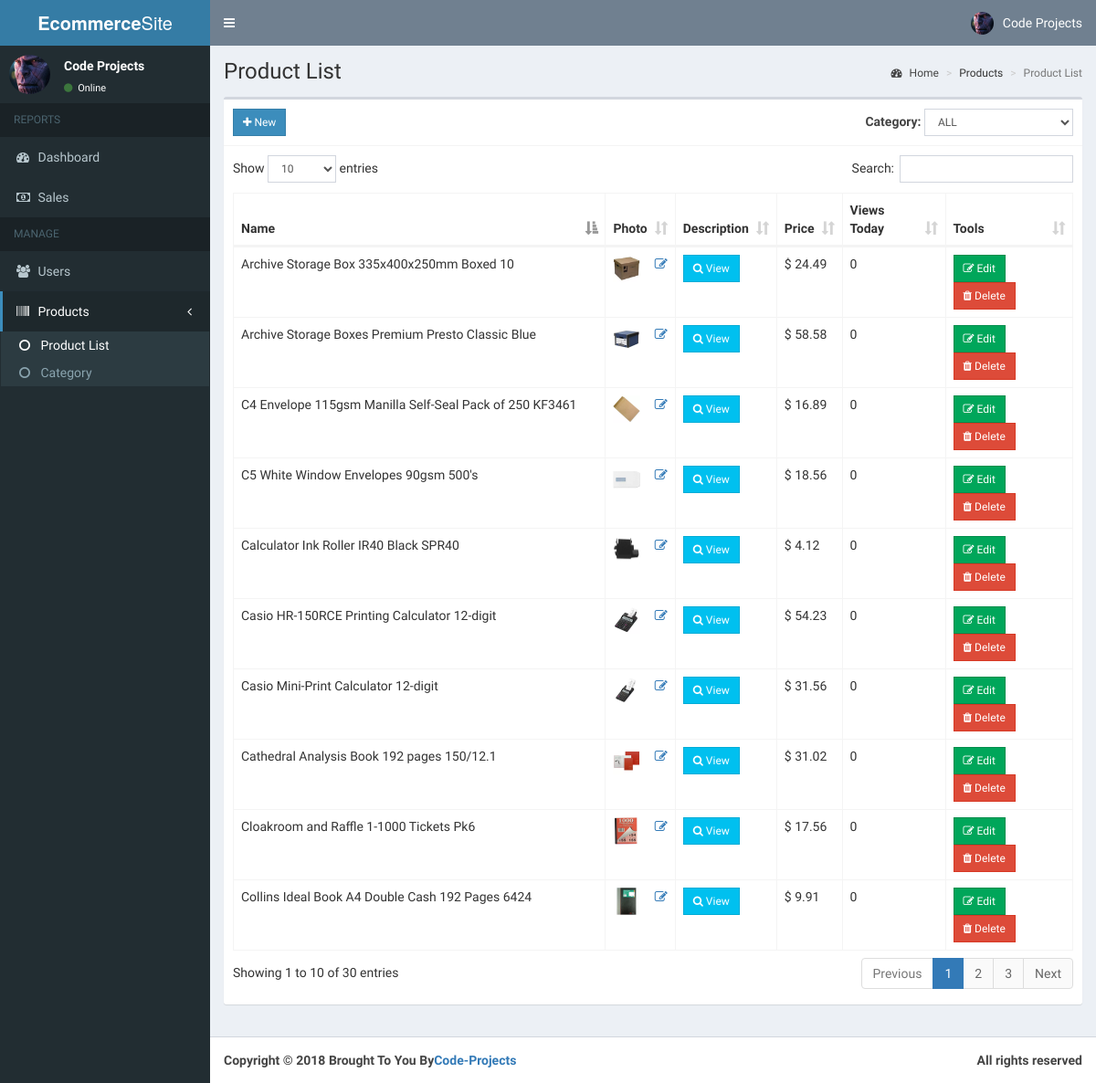
/admin/products.php (signed in), run on the app's committed database.
### tables this page shows
CREATE TABLE `users` (
  `id` int(11) NOT NULL,
  `email` varchar(200) NOT NULL,
  `password` varchar(60) NOT NULL,
  `type` int(1) NOT NULL,
  `firstname` varchar(50) NOT NULL,
  `lastname` varchar(50) NOT NULL,
  `address` text NOT NULL,
  `contact_info` varchar(100) NOT NULL,
  `photo` varchar(200) NOT NULL,
  `status` int(1) NOT NULL,
  `activate_code` varchar(15) NOT NULL,
  `reset_code` varchar(15) NOT NULL,
  `created_on` date NOT NULL
);

CREATE TABLE `products` (
  `id` int(11) NOT NULL,
  `category_id` int(11) NOT NULL,
  `name` text NOT NULL,
  `description` text NOT NULL,
  `slug` varchar(200) NOT NULL,
  `price` double NOT NULL,
  `photo` varchar(200) NOT NULL,
  `date_view` date NOT NULL,
  `counter` int(11) NOT NULL
);

### admin/includes/session.php (called while the page is built, shortened)
<?php
	include '../includes/conn.php';
	$conn = $pdo->open();
	$stmt = $conn->prepare("SELECT * FROM users WHERE id=:id");
	$stmt->execute(['id'=>$_SESSION['admin']]);
	$admin = $stmt->fetch();
?>

### admin/products.php (the view, shortened to what this page needs)
<?php include 'includes/session.php'; ?>
<?php
  $where = '';
?>
<?php include 'includes/header.php'; ?>
<body class="hold-transition skin-blue sidebar-mini">
<div class="wrapper">
  <?php include 'includes/navbar.php'; ?>
  <?php include 'includes/menubar.php'; ?>
  <div class="content-wrapper">
    <section class="content-header">
      <h1>
        Product List
      </h1>
      <ol class="breadcrumb">
        <li><a href="#"><i class="fa fa-dashboard"></i> Home</a></li>
        <li>Products</li>
        <li class="active">Product List</li>
      </ol>
    </section>
    <section class="content">
      <div class="row">
        <div class="col-xs-12">
          <div class="box">
            <div class="box-header with-border">
              <a href="#addnew" data-toggle="modal" class="btn btn-primary btn-sm btn-flat" id="addproduct"><i class="fa fa-plus"></i> New</a>
              <div class="pull-right">
                <form class="form-inline">
                  <div class="form-group">
                    <label>Category: </label>
                    <select class="form-control input-sm" id="select_category">
                      <option value="0">ALL</option>
                    </select>
                  </div>
                </form>
              </div>
            </div>
            <div class="box-body">
              <table id="example1" class="table table-bordered">
                <thead>
                  <th>Name</th>
                  <th>Photo</th>
                  <th>Description</th>
                  <th>Price</th>
                  <th>Views Today</th>
                  <th>Tools</th>
                </thead>
                <tbody>
                  <?php
                    $conn = $pdo->open();
                    try{
                      $now = date('Y-m-d');
                      $stmt = $conn->prepare("SELECT * FROM products $where");
                      $stmt->execute();
                      foreach($stmt as $row){
                        $image = (!empty($row['photo'])) ? '../images/'.$row['photo'] : '../images/noimage.jpg';
                        $counter = ($row['date_view'] == $now) ? $row['counter'] : 0;
                        echo "
                          <tr>
                            <td>".$row['name']."</td>
                            <td>
                              <img src='".$image."' height='30px' width='30px'>
                              <span class='pull-right'><a href='#edit_photo' class='photo' data-toggle='modal' data-id='".$row['id']."'><i class='fa fa-edit'></i></a></span>
                            </td>
                            <td><a href='#description' data-toggle='modal' class='btn btn-info btn-sm btn-flat desc' data-id='".$row['id']."'><i class='fa fa-search'></i> View</a></td>
                            <td>&#36; ".number_format($row['price'], 2)."</td>
                            <td>".$counter."</td>
                            <td>
                              <button class='btn btn-success btn-sm edit btn-flat' data-id='".$row['id']."'><i class='fa fa-edit'></i> Edit</button>
                              <button class='btn btn-danger btn-sm delete btn-flat' data-id='".$row['id']."'><i class='fa fa-trash'></i> Delete</button>
                            </td>
                          </tr>
                        ";
                      }
                    }
                    catch(PDOException $e){
                      echo $e->getMessage();
                    }
                  ?>
                </tbody>
              </table>
            </div>
          </div>
        </div>
      </div>
    </section>
  </div>
  	<?php include 'includes/footer.php'; ?>
</div>
</body>
</html>

### admin/includes/navbar.php (shortened to what this page needs)
<header class="main-header">
  <a href="#" class="logo">
    <span class="logo-lg"><b>Ecommerce</b>Site</span>
  </a>
  <nav class="navbar navbar-static-top">
    <a href="#" class="sidebar-toggle" data-toggle="push-menu" role="button">
    </a>
    <div class="navbar-custom-menu">
      <ul class="nav navbar-nav">
        <li class="dropdown user user-menu">
          <a href="#" class="dropdown-toggle" data-toggle="dropdown">
            <img src="<?php echo (!empty($admin['photo'])) ? '../images/'.$admin['photo'] : '../images/profile.jpg'; ?>" class="user-image" alt="User Image">
            <span class="hidden-xs"><?php echo $admin['firstname'].' '.$admin['lastname']; ?></span>
          </a>
        </li>
      </ul>
    </div>
  </nav>
</header>

### admin/includes/menubar.php
<aside class="main-sidebar">
  <section class="sidebar">
    <div class="user-panel">
      <div class="pull-left image">
        <img src="<?php echo (!empty($admin['photo'])) ? '../images/'.$admin['photo'] : '../images/profile.jpg'; ?>" class="img-circle" alt="User Image">
      </div>
      <div class="pull-left info">
        <p><?php echo $admin['firstname'].' '.$admin['lastname']; ?></p>
        <a><i class="fa fa-circle text-success"></i> Online</a>
      </div>
    </div>
    <ul class="sidebar-menu" data-widget="tree">
      <li class="header">REPORTS</li>
      <li><a href="home.php"><i class="fa fa-dashboard"></i> <span>Dashboard</span></a></li>
      <li><a href="sales.php"><i class="fa fa-money"></i> <span>Sales</span></a></li>
      <li class="header">MANAGE</li>
      <li><a href="users.php"><i class="fa fa-users"></i> <span>Users</span></a></li>
      <li class="treeview">
        <a href="#">
          <i class="fa fa-barcode"></i>
          <span>Products</span>
          <span class="pull-right-container">
            <i class="fa fa-angle-left pull-right"></i>
          </span>
        </a>
        <ul class="treeview-menu">
          <li><a href="products.php"><i class="fa fa-circle-o"></i> Product List</a></li>
          <li><a href="category.php"><i class="fa fa-circle-o"></i> Category</a></li>
        </ul>
      </li>
    </ul>
  </section>
</aside>

### data on the page
users: photo (picture), firstname "Code", lastname "Projects"
products: name "C4 Envelope 115gsm Manilla Self-Seal Pack of 250 KF3461", photo (picture), price "16.89"
products: name "C5 White Window Envelopes 90gsm 500's", photo (picture), price "18.56"
products: name "Cloakroom and Raffle 1-1000 Tickets Pk6", photo (picture), price "17.56"
products: name "Collins Ideal Book A4 Double Cash 192 Pages 6424", photo (picture), price "9.91"
products: name "Cathedral Analysis Book 192 pages 150/12.1", photo (picture), price "31.02"
products: name "Archive Storage Box 335x400x250mm Boxed 10", photo (picture), price "24.49"
products: name "Archive Storage Boxes Premium Presto Classic Blue", photo (picture), price "58.58"
products: name "Casio Mini-Print Calculator 12-digit", photo (picture), price "31.56"
products: name "Calculator Ink Roller IR40 Black SPR40", photo (picture), price "4.12"
products: name "Casio HR-150RCE Printing Calculator 12-digit", photo (picture), price "54.23"
